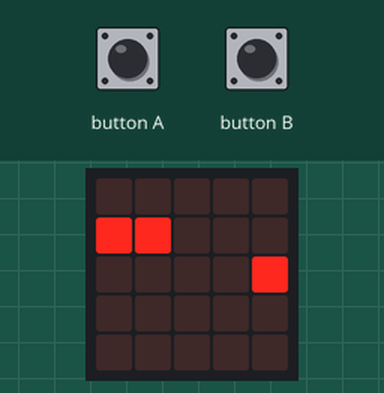
The program below on a simulated BBC micro:bit running MicroPython. Shown: the board's 5×5 LED display. Inputs (shaded band) come from the test bench. Random numbers come from a fixed seed.

Above: at 1.2 s.
1.3 s: button A pressed for 0.15 s
At 2.6 s:
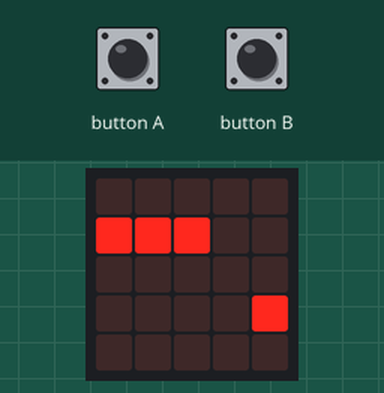
4.4 s: button B pressed for 0.15 s
At 5.8 s:
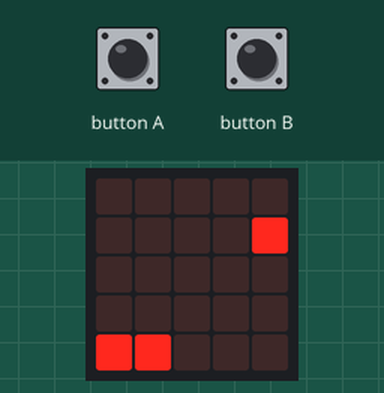
7.5 s: button A pressed for 1 s
At 8.7 s:
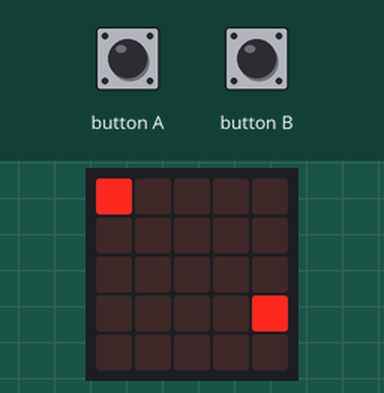
11.5 s: button B pressed for 1 s
At 12.8 s:
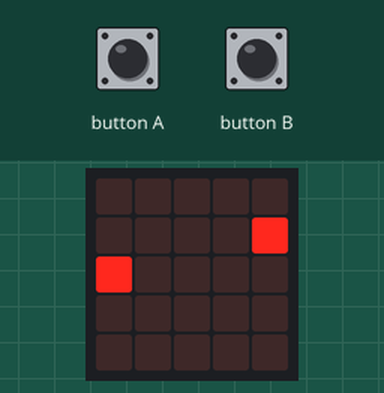
15.5 s: button B pressed for 0.15 s
At 16.3 s:
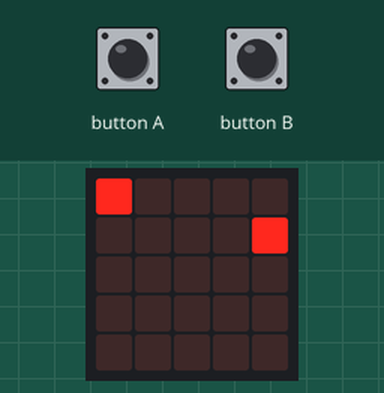
18.6 s: button A pressed for 0.15 s
At 19.8 s:
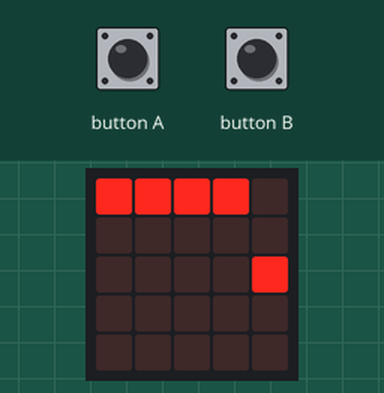
Timing chart, 0 to 21.6 s (numbered marks = the images above; inputs shaded):
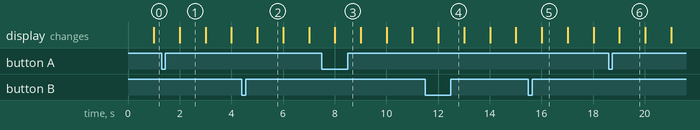

The program:

microbit-tennis.py
```python
####################
# Playing tennis with buttons A & B of microbit
######################

# Imports go at the top
from microbit import *
import random

#función del botón A
def botonA(rax, ray, Ioff, Imax):
   if button_a.was_pressed():
            display.set_pixel(rax,ray, Ioff)

            ray = ray +1
            if ray >4 :
                ray = 0
            display.set_pixel(rax,ray, Imax)
   return ray

#función del botón B
def botonB(rax, ray, Ioff, Imax):
    if button_b.was_pressed():
            display.set_pixel(rax,ray, Ioff)

            ray = ray -1
            if ray < 0:
                ray = 4
            display.set_pixel(rax,ray, Imax)
    return ray

#código principal
def main():
    #intensidades de led
    Imax = 9
    Ioff = 0

    Pausa = 1000
    #coordenadas de la raqueta
    rax = 4
    ray = 2
   # cordenada x de la pelota
    pex = 0
    puntos = 0

    seguir = True

    #bucle principal
    while seguir == True:
        rax = 4
        ray = 2
        pex = 0
        pey = random.randrange(0,5)
        display.set_pixel(rax, ray,Imax)
        display.set_pixel(pex, pey, Imax)

        for _ in range(4):
            ray = botonA(rax, ray, Ioff, Imax)
            ray = botonB(rax, ray, Ioff, Imax)
            sleep(Pausa)
            pex = pex +1
            display.set_pixel(pex, pey, Imax)

        display.clear()

        # puntuación
        if rax == pex and ray == pey :
            puntos = puntos +1

        if puntos == 10:
            seguir = False
main()
```

Measured:
- what the display in image 1 shows lasts 1.0 s, from 2.0 s to 3.0 s
